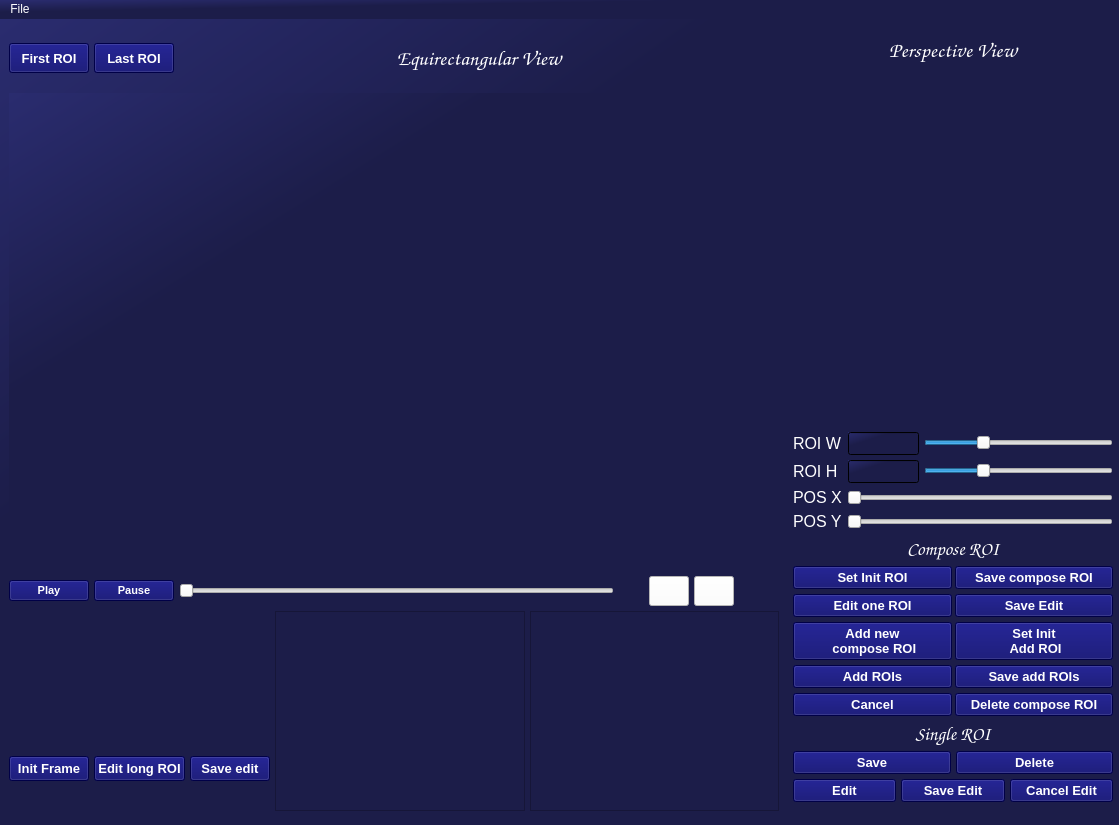
<?xml version="1.0" encoding="UTF-8"?>
<ui version="4.0">
 <class>Anottation_small</class>
 <widget class="QMainWindow" name="Anottation_small">
  <property name="geometry">
   <rect>
    <x>0</x>
    <y>0</y>
    <width>1119</width>
    <height>825</height>
   </rect>
  </property>
  <property name="windowTitle">
   <string>MainWindow</string>
  </property>
  <property name="layoutDirection">
   <enum>Qt::LeftToRight</enum>
  </property>
  <property name="styleSheet">
   <string notr="true">background-color: qlineargradient(spread:pad, x1:0, y1:0, x2:1, y2:1, stop:0 rgba(42, 44, 111, 255), stop:0.315789 rgba(28, 29, 73, 255));
color:rgb(255,255,255);
border-color: rgb(44, 0, 66);</string>
  </property>
  <widget class="QWidget" name="window">
   <widget class="QWidget" name="horizontalLayoutWidget_6">
    <property name="geometry">
     <rect>
      <x>0</x>
      <y>0</y>
      <width>1131</width>
      <height>801</height>
     </rect>
    </property>
    <layout class="QHBoxLayout" name="horizontalLayout_8">
     <property name="spacing">
      <number>5</number>
     </property>
     <property name="sizeConstraint">
      <enum>QLayout::SetMinAndMaxSize</enum>
     </property>
     <property name="leftMargin">
      <number>9</number>
     </property>
     <property name="topMargin">
      <number>9</number>
     </property>
     <property name="rightMargin">
      <number>9</number>
     </property>
     <property name="bottomMargin">
      <number>9</number>
     </property>
     <item>
      <layout class="QVBoxLayout" name="verticalLayout_4">
       <item>
        <layout class="QHBoxLayout" name="horizontalLayout_7">
         <item>
          <widget class="QPushButton" name="button_go_to_first">
           <property name="minimumSize">
            <size>
             <width>80</width>
             <height>30</height>
            </size>
           </property>
           <property name="font">
            <font>
             <family>Arial</family>
             <pointsize>10</pointsize>
             <weight>75</weight>
             <bold>true</bold>
            </font>
           </property>
           <property name="styleSheet">
            <string notr="true">background-color: rgb(0, 0, 100);</string>
           </property>
           <property name="text">
            <string>First ROI</string>
           </property>
          </widget>
         </item>
         <item>
          <widget class="QPushButton" name="button_go_to_last">
           <property name="minimumSize">
            <size>
             <width>80</width>
             <height>30</height>
            </size>
           </property>
           <property name="font">
            <font>
             <family>Arial</family>
             <pointsize>10</pointsize>
             <weight>75</weight>
             <bold>true</bold>
            </font>
           </property>
           <property name="styleSheet">
            <string notr="true">background-color: rgb(0, 0, 100);</string>
           </property>
           <property name="text">
            <string>Last ROI</string>
           </property>
          </widget>
         </item>
         <item>
          <widget class="QLabel" name="label">
           <property name="minimumSize">
            <size>
             <width>600</width>
             <height>60</height>
            </size>
           </property>
           <property name="font">
            <font>
             <family>Comic Sans MS</family>
             <pointsize>16</pointsize>
             <weight>75</weight>
             <bold>true</bold>
            </font>
           </property>
           <property name="styleSheet">
            <string notr="true">background-color:none;</string>
           </property>
           <property name="text">
            <string>Equirectangular View</string>
           </property>
           <property name="alignment">
            <set>Qt::AlignCenter</set>
           </property>
          </widget>
         </item>
        </layout>
       </item>
       <item>
        <widget class="QLabel" name="equi_image">
         <property name="sizePolicy">
          <sizepolicy hsizetype="Expanding" vsizetype="Expanding">
           <horstretch>0</horstretch>
           <verstretch>0</verstretch>
          </sizepolicy>
         </property>
         <property name="minimumSize">
          <size>
           <width>750</width>
           <height>250</height>
          </size>
         </property>
         <property name="maximumSize">
          <size>
           <width>1800</width>
           <height>540</height>
          </size>
         </property>
         <property name="font">
          <font>
           <pointsize>10</pointsize>
          </font>
         </property>
         <property name="mouseTracking">
          <bool>true</bool>
         </property>
         <property name="text">
          <string/>
         </property>
        </widget>
       </item>
       <item>
        <layout class="QVBoxLayout" name="verticalLayout_3">
         <item>
          <layout class="QHBoxLayout" name="horizontalLayout">
           <item>
            <widget class="QPushButton" name="button_play_video">
             <property name="font">
              <font>
               <family>Arial</family>
               <pointsize>8</pointsize>
               <weight>75</weight>
               <bold>true</bold>
              </font>
             </property>
             <property name="styleSheet">
              <string notr="true">background-color: rgb(0, 0, 100);</string>
             </property>
             <property name="text">
              <string>Play</string>
             </property>
            </widget>
           </item>
           <item>
            <widget class="QPushButton" name="button_pause_video">
             <property name="sizePolicy">
              <sizepolicy hsizetype="Fixed" vsizetype="Fixed">
               <horstretch>0</horstretch>
               <verstretch>0</verstretch>
              </sizepolicy>
             </property>
             <property name="font">
              <font>
               <family>Arial</family>
               <pointsize>8</pointsize>
               <weight>75</weight>
               <bold>true</bold>
              </font>
             </property>
             <property name="styleSheet">
              <string notr="true">background-color: rgb(0, 0, 100);</string>
             </property>
             <property name="text">
              <string>Pause</string>
             </property>
            </widget>
           </item>
           <item>
            <widget class="QSlider" name="slider_video_duration">
             <property name="sizePolicy">
              <sizepolicy hsizetype="Expanding" vsizetype="Minimum">
               <horstretch>0</horstretch>
               <verstretch>0</verstretch>
              </sizepolicy>
             </property>
             <property name="minimumSize">
              <size>
               <width>400</width>
               <height>30</height>
              </size>
             </property>
             <property name="styleSheet">
              <string notr="true">background-color: none;</string>
             </property>
             <property name="orientation">
              <enum>Qt::Horizontal</enum>
             </property>
            </widget>
           </item>
           <item>
            <widget class="QLabel" name="text_time">
             <property name="sizePolicy">
              <sizepolicy hsizetype="Expanding" vsizetype="Minimum">
               <horstretch>0</horstretch>
               <verstretch>0</verstretch>
              </sizepolicy>
             </property>
             <property name="minimumSize">
              <size>
               <width>25</width>
               <height>25</height>
              </size>
             </property>
             <property name="maximumSize">
              <size>
               <width>20</width>
               <height>25</height>
              </size>
             </property>
             <property name="sizeIncrement">
              <size>
               <width>30</width>
               <height>0</height>
              </size>
             </property>
             <property name="font">
              <font>
               <family>Arial</family>
               <pointsize>10</pointsize>
               <italic>true</italic>
              </font>
             </property>
             <property name="styleSheet">
              <string notr="true">background-color: rgb(28, 29, 73);</string>
             </property>
             <property name="text">
              <string/>
             </property>
             <property name="alignment">
              <set>Qt::AlignLeading|Qt::AlignLeft|Qt::AlignVCenter</set>
             </property>
            </widget>
           </item>
           <item>
            <layout class="QHBoxLayout" name="horizontalLayout_3">
             <item>
              <widget class="QPushButton" name="button_previous">
               <property name="sizePolicy">
                <sizepolicy hsizetype="Expanding" vsizetype="Fixed">
                 <horstretch>0</horstretch>
                 <verstretch>0</verstretch>
                </sizepolicy>
               </property>
               <property name="minimumSize">
                <size>
                 <width>30</width>
                 <height>30</height>
                </size>
               </property>
               <property name="maximumSize">
                <size>
                 <width>40</width>
                 <height>30</height>
                </size>
               </property>
               <property name="font">
                <font>
                 <family>Arial</family>
                 <pointsize>12</pointsize>
                </font>
               </property>
               <property name="styleSheet">
                <string notr="true">background-color: rgb(255, 255, 255);</string>
               </property>
               <property name="text">
                <string/>
               </property>
               <property name="icon">
                <iconset>
                 <normaloff>../Images/left.png</normaloff>../Images/left.png</iconset>
               </property>
              </widget>
             </item>
             <item>
              <widget class="QPushButton" name="button_next">
               <property name="sizePolicy">
                <sizepolicy hsizetype="Expanding" vsizetype="Fixed">
                 <horstretch>0</horstretch>
                 <verstretch>0</verstretch>
                </sizepolicy>
               </property>
               <property name="minimumSize">
                <size>
                 <width>30</width>
                 <height>30</height>
                </size>
               </property>
               <property name="maximumSize">
                <size>
                 <width>40</width>
                 <height>30</height>
                </size>
               </property>
               <property name="font">
                <font>
                 <family>Arial</family>
                 <pointsize>12</pointsize>
                </font>
               </property>
               <property name="styleSheet">
                <string notr="true">background-color: rgb(255, 255, 255);</string>
               </property>
               <property name="icon">
                <iconset>
                 <normaloff>../Images/right.png</normaloff>../Images/right.png</iconset>
               </property>
              </widget>
             </item>
             <item>
              <widget class="QLabel" name="text_frame_number">
               <property name="minimumSize">
                <size>
                 <width>25</width>
                 <height>0</height>
                </size>
               </property>
               <property name="maximumSize">
                <size>
                 <width>40</width>
                 <height>30</height>
                </size>
               </property>
               <property name="sizeIncrement">
                <size>
                 <width>30</width>
                 <height>0</height>
                </size>
               </property>
               <property name="font">
                <font>
                 <family>Arial</family>
                 <pointsize>10</pointsize>
                 <italic>true</italic>
                </font>
               </property>
               <property name="styleSheet">
                <string notr="true">background-color: rgb(28, 29, 73);</string>
               </property>
               <property name="text">
                <string/>
               </property>
               <property name="alignment">
                <set>Qt::AlignLeading|Qt::AlignLeft|Qt::AlignVCenter</set>
               </property>
              </widget>
             </item>
            </layout>
           </item>
          </layout>
         </item>
         <item>
          <layout class="QHBoxLayout" name="horizontalLayout_6">
           <item>
            <layout class="QVBoxLayout" name="verticalLayout_2">
             <item>
              <widget class="QLabel" name="text_nfov_information">
               <property name="sizePolicy">
                <sizepolicy hsizetype="Expanding" vsizetype="Expanding">
                 <horstretch>0</horstretch>
                 <verstretch>0</verstretch>
                </sizepolicy>
               </property>
               <property name="maximumSize">
                <size>
                 <width>300</width>
                 <height>80</height>
                </size>
               </property>
               <property name="font">
                <font>
                 <family>Arial</family>
                 <pointsize>10</pointsize>
                 <italic>true</italic>
                </font>
               </property>
               <property name="styleSheet">
                <string notr="true">background-color:none;</string>
               </property>
               <property name="text">
                <string/>
               </property>
               <property name="alignment">
                <set>Qt::AlignLeading|Qt::AlignLeft|Qt::AlignVCenter</set>
               </property>
              </widget>
             </item>
             <item>
              <layout class="QHBoxLayout" name="horizontalLayout_2">
               <item>
                <widget class="QPushButton" name="button_set_init_CROI">
                 <property name="sizePolicy">
                  <sizepolicy hsizetype="Fixed" vsizetype="Fixed">
                   <horstretch>0</horstretch>
                   <verstretch>0</verstretch>
                  </sizepolicy>
                 </property>
                 <property name="maximumSize">
                  <size>
                   <width>16777215</width>
                   <height>25</height>
                  </size>
                 </property>
                 <property name="font">
                  <font>
                   <family>Arial</family>
                   <pointsize>10</pointsize>
                   <weight>75</weight>
                   <bold>true</bold>
                  </font>
                 </property>
                 <property name="styleSheet">
                  <string notr="true">background-color: rgb(0, 0, 100);</string>
                 </property>
                 <property name="text">
                  <string>Init Frame</string>
                 </property>
                </widget>
               </item>
               <item>
                <widget class="QPushButton" name="button_edit_long_CROI">
                 <property name="sizePolicy">
                  <sizepolicy hsizetype="Fixed" vsizetype="Fixed">
                   <horstretch>0</horstretch>
                   <verstretch>0</verstretch>
                  </sizepolicy>
                 </property>
                 <property name="maximumSize">
                  <size>
                   <width>16777215</width>
                   <height>25</height>
                  </size>
                 </property>
                 <property name="font">
                  <font>
                   <family>Arial</family>
                   <pointsize>10</pointsize>
                   <weight>75</weight>
                   <bold>true</bold>
                  </font>
                 </property>
                 <property name="styleSheet">
                  <string notr="true">background-color: rgb(0, 0, 100);</string>
                 </property>
                 <property name="text">
                  <string>Edit long ROI</string>
                 </property>
                </widget>
               </item>
               <item>
                <widget class="QPushButton" name="button_save_CROI">
                 <property name="sizePolicy">
                  <sizepolicy hsizetype="Fixed" vsizetype="Fixed">
                   <horstretch>0</horstretch>
                   <verstretch>0</verstretch>
                  </sizepolicy>
                 </property>
                 <property name="maximumSize">
                  <size>
                   <width>16777215</width>
                   <height>25</height>
                  </size>
                 </property>
                 <property name="font">
                  <font>
                   <family>Arial</family>
                   <pointsize>10</pointsize>
                   <weight>75</weight>
                   <bold>true</bold>
                  </font>
                 </property>
                 <property name="styleSheet">
                  <string notr="true">background-color: rgb(0, 0, 100);</string>
                 </property>
                 <property name="text">
                  <string>Save edit</string>
                 </property>
                </widget>
               </item>
              </layout>
             </item>
            </layout>
           </item>
           <item>
            <widget class="QScrollArea" name="scroll_area_ROI">
             <property name="minimumSize">
              <size>
               <width>70</width>
               <height>50</height>
              </size>
             </property>
             <property name="maximumSize">
              <size>
               <width>300</width>
               <height>200</height>
              </size>
             </property>
             <property name="font">
              <font>
               <pointsize>14</pointsize>
              </font>
             </property>
             <property name="styleSheet">
              <string notr="true">background-color: rgb(28, 29, 73);</string>
             </property>
             <property name="widgetResizable">
              <bool>true</bool>
             </property>
             <widget class="QWidget" name="scroll_area_ROI_contents">
              <property name="geometry">
               <rect>
                <x>0</x>
                <y>0</y>
                <width>227</width>
                <height>198</height>
               </rect>
              </property>
             </widget>
            </widget>
           </item>
           <item>
            <widget class="QScrollArea" name="scroll_area_compose_ROI">
             <property name="maximumSize">
              <size>
               <width>300</width>
               <height>200</height>
              </size>
             </property>
             <property name="font">
              <font>
               <pointsize>14</pointsize>
              </font>
             </property>
             <property name="styleSheet">
              <string notr="true">background-color:rgb(28, 29, 73);</string>
             </property>
             <property name="widgetResizable">
              <bool>true</bool>
             </property>
             <widget class="QWidget" name="scroll_area_ROI_contents_2">
              <property name="geometry">
               <rect>
                <x>0</x>
                <y>0</y>
                <width>226</width>
                <height>198</height>
               </rect>
              </property>
             </widget>
            </widget>
           </item>
          </layout>
         </item>
        </layout>
       </item>
      </layout>
     </item>
     <item>
      <layout class="QVBoxLayout" name="verticalLayout">
       <property name="spacing">
        <number>5</number>
       </property>
       <property name="sizeConstraint">
        <enum>QLayout::SetDefaultConstraint</enum>
       </property>
       <property name="leftMargin">
        <number>9</number>
       </property>
       <property name="topMargin">
        <number>9</number>
       </property>
       <property name="rightMargin">
        <number>9</number>
       </property>
       <property name="bottomMargin">
        <number>9</number>
       </property>
       <item>
        <widget class="QLabel" name="label_2">
         <property name="minimumSize">
          <size>
           <width>200</width>
           <height>25</height>
          </size>
         </property>
         <property name="maximumSize">
          <size>
           <width>345</width>
           <height>45</height>
          </size>
         </property>
         <property name="font">
          <font>
           <family>Comic Sans MS</family>
           <pointsize>16</pointsize>
           <weight>75</weight>
           <bold>true</bold>
          </font>
         </property>
         <property name="styleSheet">
          <string notr="true">background-color:none;</string>
         </property>
         <property name="text">
          <string>Perspective View</string>
         </property>
         <property name="alignment">
          <set>Qt::AlignCenter</set>
         </property>
        </widget>
       </item>
       <item>
        <widget class="QLabel" name="perspective_image">
         <property name="enabled">
          <bool>true</bool>
         </property>
         <property name="sizePolicy">
          <sizepolicy hsizetype="Expanding" vsizetype="Expanding">
           <horstretch>0</horstretch>
           <verstretch>0</verstretch>
          </sizepolicy>
         </property>
         <property name="minimumSize">
          <size>
           <width>300</width>
           <height>300</height>
          </size>
         </property>
         <property name="maximumSize">
          <size>
           <width>400</width>
           <height>400</height>
          </size>
         </property>
         <property name="styleSheet">
          <string notr="true">background-color: rgb(28, 29, 73);</string>
         </property>
         <property name="text">
          <string/>
         </property>
        </widget>
       </item>
       <item>
        <layout class="QGridLayout" name="gridLayout_3">
         <item row="2" column="2">
          <widget class="QSlider" name="slider_fov_h">
           <property name="minimumSize">
            <size>
             <width>100</width>
             <height>15</height>
            </size>
           </property>
           <property name="maximumSize">
            <size>
             <width>241</width>
             <height>22</height>
            </size>
           </property>
           <property name="styleSheet">
            <string notr="true">background-color:none;</string>
           </property>
           <property name="minimum">
            <number>0</number>
           </property>
           <property name="maximum">
            <number>100</number>
           </property>
           <property name="pageStep">
            <number>1</number>
           </property>
           <property name="value">
            <number>30</number>
           </property>
           <property name="orientation">
            <enum>Qt::Horizontal</enum>
           </property>
           <property name="tickPosition">
            <enum>QSlider::NoTicks</enum>
           </property>
           <property name="tickInterval">
            <number>1</number>
           </property>
          </widget>
         </item>
         <item row="1" column="1">
          <widget class="QLineEdit" name="input_ROI_W">
           <property name="minimumSize">
            <size>
             <width>30</width>
             <height>15</height>
            </size>
           </property>
           <property name="maximumSize">
            <size>
             <width>71</width>
             <height>25</height>
            </size>
           </property>
           <property name="font">
            <font>
             <family>Arial</family>
             <pointsize>10</pointsize>
            </font>
           </property>
           <property name="styleSheet">
            <string notr="true"/>
           </property>
          </widget>
         </item>
         <item row="2" column="1">
          <widget class="QLineEdit" name="input_ROI_H">
           <property name="minimumSize">
            <size>
             <width>30</width>
             <height>15</height>
            </size>
           </property>
           <property name="maximumSize">
            <size>
             <width>71</width>
             <height>25</height>
            </size>
           </property>
           <property name="font">
            <font>
             <family>Arial</family>
             <pointsize>10</pointsize>
            </font>
           </property>
           <property name="styleSheet">
            <string notr="true"/>
           </property>
          </widget>
         </item>
         <item row="2" column="0">
          <widget class="QLabel" name="label_4">
           <property name="minimumSize">
            <size>
             <width>45</width>
             <height>15</height>
            </size>
           </property>
           <property name="maximumSize">
            <size>
             <width>91</width>
             <height>25</height>
            </size>
           </property>
           <property name="font">
            <font>
             <family>Arial</family>
             <pointsize>12</pointsize>
            </font>
           </property>
           <property name="styleSheet">
            <string notr="true">background-color:none;</string>
           </property>
           <property name="text">
            <string>ROI H</string>
           </property>
          </widget>
         </item>
         <item row="1" column="0">
          <widget class="QLabel" name="label_3">
           <property name="minimumSize">
            <size>
             <width>50</width>
             <height>15</height>
            </size>
           </property>
           <property name="maximumSize">
            <size>
             <width>91</width>
             <height>25</height>
            </size>
           </property>
           <property name="font">
            <font>
             <family>Arial</family>
             <pointsize>12</pointsize>
            </font>
           </property>
           <property name="styleSheet">
            <string notr="true">background-color:none;</string>
           </property>
           <property name="text">
            <string>ROI W</string>
           </property>
          </widget>
         </item>
         <item row="1" column="2">
          <widget class="QSlider" name="slider_fov_w">
           <property name="minimumSize">
            <size>
             <width>100</width>
             <height>15</height>
            </size>
           </property>
           <property name="maximumSize">
            <size>
             <width>241</width>
             <height>22</height>
            </size>
           </property>
           <property name="styleSheet">
            <string notr="true">background-color:none;</string>
           </property>
           <property name="minimum">
            <number>0</number>
           </property>
           <property name="maximum">
            <number>100</number>
           </property>
           <property name="singleStep">
            <number>1</number>
           </property>
           <property name="pageStep">
            <number>1</number>
           </property>
           <property name="value">
            <number>30</number>
           </property>
           <property name="orientation">
            <enum>Qt::Horizontal</enum>
           </property>
           <property name="tickPosition">
            <enum>QSlider::NoTicks</enum>
           </property>
           <property name="tickInterval">
            <number>1</number>
           </property>
          </widget>
         </item>
        </layout>
       </item>
       <item>
        <layout class="QGridLayout" name="gridLayout_4">
         <item row="0" column="0">
          <widget class="QLabel" name="label_6">
           <property name="minimumSize">
            <size>
             <width>45</width>
             <height>15</height>
            </size>
           </property>
           <property name="maximumSize">
            <size>
             <width>91</width>
             <height>25</height>
            </size>
           </property>
           <property name="font">
            <font>
             <family>Arial</family>
             <pointsize>12</pointsize>
            </font>
           </property>
           <property name="styleSheet">
            <string notr="true">background-color:none;</string>
           </property>
           <property name="text">
            <string>POS X</string>
           </property>
          </widget>
         </item>
         <item row="0" column="1">
          <widget class="QSlider" name="slider_pos_x">
           <property name="minimumSize">
            <size>
             <width>100</width>
             <height>15</height>
            </size>
           </property>
           <property name="maximumSize">
            <size>
             <width>311</width>
             <height>25</height>
            </size>
           </property>
           <property name="styleSheet">
            <string notr="true">background-color:none;</string>
           </property>
           <property name="minimum">
            <number>0</number>
           </property>
           <property name="maximum">
            <number>1450</number>
           </property>
           <property name="singleStep">
            <number>1</number>
           </property>
           <property name="pageStep">
            <number>1</number>
           </property>
           <property name="value">
            <number>0</number>
           </property>
           <property name="orientation">
            <enum>Qt::Horizontal</enum>
           </property>
           <property name="tickPosition">
            <enum>QSlider::NoTicks</enum>
           </property>
           <property name="tickInterval">
            <number>1</number>
           </property>
          </widget>
         </item>
         <item row="1" column="0">
          <widget class="QLabel" name="label_5">
           <property name="minimumSize">
            <size>
             <width>45</width>
             <height>15</height>
            </size>
           </property>
           <property name="maximumSize">
            <size>
             <width>91</width>
             <height>25</height>
            </size>
           </property>
           <property name="font">
            <font>
             <family>Arial</family>
             <pointsize>12</pointsize>
            </font>
           </property>
           <property name="styleSheet">
            <string notr="true">background-color:none;</string>
           </property>
           <property name="text">
            <string>POS Y</string>
           </property>
          </widget>
         </item>
         <item row="1" column="1">
          <widget class="QSlider" name="slider_pos_y">
           <property name="minimumSize">
            <size>
             <width>100</width>
             <height>15</height>
            </size>
           </property>
           <property name="maximumSize">
            <size>
             <width>311</width>
             <height>25</height>
            </size>
           </property>
           <property name="styleSheet">
            <string notr="true">background-color:none;</string>
           </property>
           <property name="minimum">
            <number>0</number>
           </property>
           <property name="maximum">
            <number>725</number>
           </property>
           <property name="pageStep">
            <number>1</number>
           </property>
           <property name="value">
            <number>0</number>
           </property>
           <property name="orientation">
            <enum>Qt::Horizontal</enum>
           </property>
           <property name="tickPosition">
            <enum>QSlider::NoTicks</enum>
           </property>
           <property name="tickInterval">
            <number>1</number>
           </property>
          </widget>
         </item>
        </layout>
       </item>
       <item>
        <widget class="QLabel" name="label_15">
         <property name="minimumSize">
          <size>
           <width>200</width>
           <height>25</height>
          </size>
         </property>
         <property name="maximumSize">
          <size>
           <width>341</width>
           <height>25</height>
          </size>
         </property>
         <property name="font">
          <font>
           <family>Comic Sans MS</family>
           <pointsize>14</pointsize>
           <weight>75</weight>
           <bold>true</bold>
          </font>
         </property>
         <property name="styleSheet">
          <string notr="true">background-color:none;</string>
         </property>
         <property name="text">
          <string>Compose ROI</string>
         </property>
         <property name="alignment">
          <set>Qt::AlignCenter</set>
         </property>
        </widget>
       </item>
       <item>
        <layout class="QGridLayout" name="gridLayout_2">
         <property name="horizontalSpacing">
          <number>3</number>
         </property>
         <item row="0" column="1">
          <widget class="QPushButton" name="button_end_ROI">
           <property name="minimumSize">
            <size>
             <width>1</width>
             <height>0</height>
            </size>
           </property>
           <property name="font">
            <font>
             <family>Arial</family>
             <pointsize>10</pointsize>
             <weight>75</weight>
             <bold>true</bold>
            </font>
           </property>
           <property name="styleSheet">
            <string notr="true">background-color: rgb(0, 0, 100);</string>
           </property>
           <property name="text">
            <string>Save compose ROI</string>
           </property>
          </widget>
         </item>
         <item row="5" column="1">
          <widget class="QPushButton" name="button_delete_compose_ROI">
           <property name="font">
            <font>
             <family>Arial</family>
             <pointsize>10</pointsize>
             <weight>75</weight>
             <bold>true</bold>
            </font>
           </property>
           <property name="styleSheet">
            <string notr="true">background-color: rgb(0, 0, 100);</string>
           </property>
           <property name="text">
            <string>Delete compose ROI</string>
           </property>
          </widget>
         </item>
         <item row="1" column="0">
          <widget class="QPushButton" name="button_edit_one_compose_ROI">
           <property name="font">
            <font>
             <family>Arial</family>
             <pointsize>10</pointsize>
             <weight>75</weight>
             <bold>true</bold>
            </font>
           </property>
           <property name="styleSheet">
            <string notr="true">background-color: rgb(0, 0, 100);</string>
           </property>
           <property name="text">
            <string>Edit one ROI</string>
           </property>
          </widget>
         </item>
         <item row="3" column="0">
          <widget class="QPushButton" name="button_add_compose_roi">
           <property name="font">
            <font>
             <family>Arial</family>
             <pointsize>10</pointsize>
             <weight>75</weight>
             <bold>true</bold>
            </font>
           </property>
           <property name="styleSheet">
            <string notr="true">background-color: rgb(0, 0, 100);</string>
           </property>
           <property name="text">
            <string>Add ROIs</string>
           </property>
          </widget>
         </item>
         <item row="5" column="0">
          <widget class="QPushButton" name="button_cancel_edit_compose_ROI">
           <property name="font">
            <font>
             <family>Arial</family>
             <pointsize>10</pointsize>
             <weight>75</weight>
             <bold>true</bold>
            </font>
           </property>
           <property name="styleSheet">
            <string notr="true">background-color: rgb(0, 0, 100);</string>
           </property>
           <property name="text">
            <string>Cancel</string>
           </property>
          </widget>
         </item>
         <item row="0" column="0">
          <widget class="QPushButton" name="button_init_ROI">
           <property name="font">
            <font>
             <family>Arial</family>
             <pointsize>10</pointsize>
             <weight>75</weight>
             <bold>true</bold>
            </font>
           </property>
           <property name="styleSheet">
            <string notr="true">background-color: rgb(0, 0, 100);</string>
           </property>
           <property name="text">
            <string>Set Init ROI</string>
           </property>
          </widget>
         </item>
         <item row="3" column="1">
          <widget class="QPushButton" name="button_save_add_ROI">
           <property name="font">
            <font>
             <family>Arial</family>
             <pointsize>10</pointsize>
             <weight>75</weight>
             <bold>true</bold>
            </font>
           </property>
           <property name="styleSheet">
            <string notr="true">background-color: rgb(0, 0, 100);</string>
           </property>
           <property name="text">
            <string>Save add ROIs</string>
           </property>
          </widget>
         </item>
         <item row="1" column="1">
          <widget class="QPushButton" name="button_save_edit_compose_ROI">
           <property name="font">
            <font>
             <family>Arial</family>
             <pointsize>10</pointsize>
             <weight>75</weight>
             <bold>true</bold>
            </font>
           </property>
           <property name="styleSheet">
            <string notr="true">background-color: rgb(0, 0, 100);</string>
           </property>
           <property name="text">
            <string>Save Edit</string>
           </property>
          </widget>
         </item>
         <item row="2" column="0">
          <widget class="QPushButton" name="button_add_new_CROI">
           <property name="font">
            <font>
             <family>Arial</family>
             <pointsize>10</pointsize>
             <weight>75</weight>
             <bold>true</bold>
            </font>
           </property>
           <property name="styleSheet">
            <string notr="true">background-color: rgb(0, 0, 100);</string>
           </property>
           <property name="text">
            <string>Add new 
 compose ROI</string>
           </property>
          </widget>
         </item>
         <item row="2" column="1">
          <widget class="QPushButton" name="button_set_new_CROI">
           <property name="font">
            <font>
             <family>Arial</family>
             <pointsize>10</pointsize>
             <weight>75</weight>
             <bold>true</bold>
            </font>
           </property>
           <property name="styleSheet">
            <string notr="true">background-color: rgb(0, 0, 100);</string>
           </property>
           <property name="text">
            <string>Set Init 
 Add ROI</string>
           </property>
          </widget>
         </item>
        </layout>
       </item>
       <item>
        <widget class="QLabel" name="label_16">
         <property name="minimumSize">
          <size>
           <width>200</width>
           <height>25</height>
          </size>
         </property>
         <property name="font">
          <font>
           <family>Comic Sans MS</family>
           <pointsize>14</pointsize>
           <weight>75</weight>
           <bold>true</bold>
          </font>
         </property>
         <property name="styleSheet">
          <string notr="true">background-color:none;</string>
         </property>
         <property name="text">
          <string>Single ROI</string>
         </property>
         <property name="alignment">
          <set>Qt::AlignCenter</set>
         </property>
        </widget>
       </item>
       <item>
        <layout class="QGridLayout" name="gridLayout">
         <item row="1" column="0">
          <layout class="QHBoxLayout" name="horizontalLayout_5">
           <item>
            <widget class="QPushButton" name="button_edit_ROI">
             <property name="font">
              <font>
               <family>Arial</family>
               <pointsize>10</pointsize>
               <weight>75</weight>
               <bold>true</bold>
              </font>
             </property>
             <property name="styleSheet">
              <string notr="true">background-color: rgb(0, 0, 100);</string>
             </property>
             <property name="text">
              <string>Edit</string>
             </property>
            </widget>
           </item>
           <item>
            <widget class="QPushButton" name="button_save_edit">
             <property name="font">
              <font>
               <family>Arial</family>
               <pointsize>10</pointsize>
               <weight>75</weight>
               <bold>true</bold>
              </font>
             </property>
             <property name="styleSheet">
              <string notr="true">background-color: rgb(0, 0, 100);</string>
             </property>
             <property name="text">
              <string>Save Edit</string>
             </property>
            </widget>
           </item>
           <item>
            <widget class="QPushButton" name="button_cancel_edit">
             <property name="font">
              <font>
               <family>Arial</family>
               <pointsize>10</pointsize>
               <weight>75</weight>
               <bold>true</bold>
              </font>
             </property>
             <property name="styleSheet">
              <string notr="true">background-color: rgb(0, 0, 100);</string>
             </property>
             <property name="text">
              <string>Cancel Edit</string>
             </property>
            </widget>
           </item>
          </layout>
         </item>
         <item row="0" column="0">
          <layout class="QHBoxLayout" name="horizontalLayout_4">
           <item>
            <widget class="QPushButton" name="button_save_ROI">
             <property name="font">
              <font>
               <family>Arial</family>
               <pointsize>10</pointsize>
               <weight>75</weight>
               <bold>true</bold>
              </font>
             </property>
             <property name="styleSheet">
              <string notr="true">background-color: rgb(0, 0, 100);</string>
             </property>
             <property name="text">
              <string>Save</string>
             </property>
            </widget>
           </item>
           <item>
            <widget class="QPushButton" name="button_delete_ROI">
             <property name="font">
              <font>
               <family>Arial</family>
               <pointsize>10</pointsize>
               <weight>75</weight>
               <bold>true</bold>
              </font>
             </property>
             <property name="styleSheet">
              <string notr="true">background-color: rgb(0, 0, 100);</string>
             </property>
             <property name="text">
              <string>Delete</string>
             </property>
            </widget>
           </item>
          </layout>
         </item>
        </layout>
       </item>
      </layout>
     </item>
    </layout>
   </widget>
  </widget>
  <widget class="QMenuBar" name="menubar">
   <property name="geometry">
    <rect>
     <x>0</x>
     <y>0</y>
     <width>1119</width>
     <height>26</height>
    </rect>
   </property>
   <widget class="QMenu" name="menuUpload">
    <property name="title">
     <string>File</string>
    </property>
    <addaction name="button_upload_image"/>
    <addaction name="button_upload_folder"/>
    <addaction name="button_upload_video"/>
    <addaction name="button_upload_Annotations"/>
    <addaction name="button_save"/>
   </widget>
   <addaction name="menuUpload"/>
  </widget>
  <action name="button_upload_image">
   <property name="text">
    <string>Upload Image</string>
   </property>
  </action>
  <action name="button_upload_folder">
   <property name="text">
    <string>Upload Folder</string>
   </property>
  </action>
  <action name="button_upload_video">
   <property name="text">
    <string>Upload Video</string>
   </property>
  </action>
  <action name="button_save">
   <property name="text">
    <string>Save</string>
   </property>
  </action>
  <action name="button_upload_Annotations">
   <property name="text">
    <string>Upload Annotations</string>
   </property>
  </action>
 </widget>
 <resources/>
 <connections/>
</ui>
